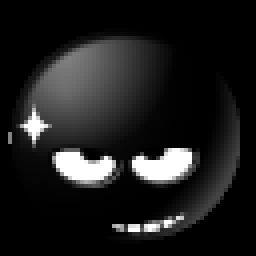
%> input picture TP03/TPE3/images/bad-egg.png, 64 x 64 px (shown 4 times larger); its folder holds 5 pictures in this run
$ octave initial.m   (GNU Octave 9; MATLAB toolbox functions it lacks are replaced by stand-ins)
%> lines starting %> are read from the running program, lines starting %| are printed output that depends on the picture; in (x1, y1, x2, y2) boxes, pixels count from 0 and x2, y2 are one past the last pixel; in counts of white or black regions, pixels touching at a corner belong together; the program's own positions count from 1
%> pass 3 of the loop `for i = 1:length(fileIndex)`:
%> fileName = 'circle2.png'
%> the loop made 5 passes; the first 3 are shown
### TP03/TPE3/generateWeights.m
function [ weights ] = generateWeights( patterns )
%Generate the weights matrix for a Hopfield net
%   patterns: a matrix where each row is an individual pattern
    n = length(patterns(1, :));
    weights = patterns'*patterns;
    for i=1:n
        weights(i, i)=0;
    end
    weights = weights()/n;
end

### TP03/TPE3/loadImage.m
function [ vectorImage ] = loadImage( image )
%LOADIMAGE This function load the image and vectorize it.

    I = imread(image);
    I = I(:,:,1);
    I = im2double(I);
    I = (I*2)-1;
    n = length(I);
    vectorImage = reshape(I', 1, n^2);
end

### TP03/TPE3/getOutput.m
function [ status ] = getOutput( weights, pattern )
%GETOUTPUT Summary of this function goes here
%   pattern: 1 * n
%   weights: n * n
    newStatus = pattern;
    oldStatus = zeros(size(pattern));
    while (oldStatus ~= newStatus)
        olderStatus = oldStatus;
        oldStatus = newStatus;
        signs = sign((weights*oldStatus')');
        for i=1:length(pattern(1,:))
           if (signs(i)~=0)
               newStatus(i) = signs(i);
           end
        end
        if olderStatus == newStatus
            fprintf('Entre en un ciclo');
            break;
        end
    end
    status = newStatus;
end

### TP03/TPE3/saveImage.m
function [] = saveImage( imageMatrix, image )
%SAVEIMAGE This function save an image

    mat = vec2mat(imageMatrix, 64, 64);
    imwrite(mat, image, 'PNG');

end

### TP03/TPE3/initial.m
directory_name = 'images/';
output_directory_name = 'output/';
altered_directory = 'altered/';
output_altered_directory = 'outputAltered/';
noisy_images = 'noisyImages/';
%fileNamesForTesting = { 'line1.png', 'line2.png', 'line3.png', 'line4.png', 'crouched.png'};
fileNamesForTesting = { 'line3.png',  'circle-union.png', 'circle1.png' , 'windows.png' };


fileNamesForOutput = {
    'noisyImages/altered_01-f.png',
    'noisyImages/altered_02-f.png',
    'noisyImages/altered_03-f.png',
    'noisyImages/altered_04-f.png',
    'noisyImages/altered_05-f.png',
    'noisyImages/altered_06-f.png',
    'noisyImages/altered_07-f.png',
    'noisyImages/altered_08-f.png',
    'noisyImages/altered_09-f.png'
    };

files = dir(directory_name);

fileIndex = find(~[files.isdir]);

noisyFiles = dir(noisy_images);

noisyIndex = find(~[noisyFiles.isdir]);

vectors = [];
altered_vectors = [];

fileNames = {};
indexes = [];

for i = 1:length(fileIndex)

    fileName = files(fileIndex(i)).name;
    for j = 1:length(fileNamesForTesting)
        test = fileNamesForTesting{j};
        if( strcmp(test, fileName) && fileName(1) ~= '.')
            new_filename = strcat(directory_name,fileName);
            vector = loadImage(new_filename);
            vectors = [vectors; vector];

            % Alteracion de la imagen en un 50% de sus puntos
            % altered_vector = loadAlteredImage(new_filename, 1, 1, 64, 64, 0.4);
            % altered_vectors = [altered_vectors; altered_vector];
            % saveImage(altered_vector, strcat(altered_directory, 'altered_', num2str(0.4), '-' ,fileName));

            fileNames = {fileNames{:},fileName};
            continue;
        end
    end
end
weights = generateWeights(vectors);
%> pass 3 of the loop `for i = 1:length(fileIndex)`:
%> the loop made 5 passes; the first 3 are shown
%> pass 3 of the loop `for i = 1:length(fileIndex)`:
%> the loop made 5 passes; the first 3 are shown
%%Verify if the patterns have been learned
%%
%%
for i = 1:length(fileIndex)
    fileName = files(fileIndex(i)).name;

    for j = 1:length(fileNamesForTesting)
                test = fileNamesForTesting{j};
        if( strcmp(test, fileName) && fileName(1) ~= '.')
            new_filename = strcat(directory_name,fileName);
            vector = loadImage(new_filename);
            output = getOutput(weights, vector);
            saveImage(output, strcat(output_directory_name, 'output_', fileNamesForTesting{j}));
        end
    end
end

%
%   use the altered patterns to see if the errors are fixed
%


for i = 1:length(noisyIndex)
    fileName = noisyFiles(noisyIndex(i)).name;
            if(  fileName(1) ~= '.')

            new_filename = strcat(noisy_images,fileName);
            vector = loadImage(new_filename);
            output = getOutput(weights, vector);
            saveImage(output, strcat(output_directory_name, 'output_noisyImages/', noisyFiles(noisyIndex(i)).name));

    end
end


% [27 lines of commented-out code are left out]
 for i = 1:length(fileIndex)
    fileName = files(fileIndex(i)).name;

    for j = 1:length(fileNamesForTesting)
                test = fileNamesForTesting{j};
        if( strcmp(test, fileName) && fileName(1) ~= '.')
            new_filename = strcat(directory_name,fileName);
            vector = loadImage(new_filename);
            vector = vector * -1;
            output = getOutput(weights, vector);
            saveImage(output, strcat(output_directory_name, 'output_Inverted_', fileNamesForTesting{j}));
        end
    end
 end

 %
 %  Using images that are not like the ones lerned
 %
 for i = 1:length(fileIndex)
    fileName = files(fileIndex(i)).name;
    inTesting = false;
    for j = 1:length(fileNamesForTesting)
          test = fileNamesForTesting{j};
        if( strcmp(test, fileName) && fileName(1) ~= '.' )
          inTesting = true;
        end

    end
    if (~inTesting && fileName(1) ~= '.')
      new_filename = strcat(directory_name,fileName);
            vector = loadImage(new_filename);
%> in loadImage, I is the input picture: size 64x64x3 uint8; min 0, max 255, mean 29.5
%> in loadImage, `vectorImage = reshape(I', 1, n^2);`: vectorImage = 4096 values, max 1 at index 1865, min -1 at index 1, mean -0.768
%> vector has the same summary as vectorImage in loadImage
            output = getOutput(weights, vector);
%> in getOutput, `newStatus = pattern;`: newStatus has the same summary as vectorImage in loadImage
%> the loop in getOutput, `while (oldStatus ~= newStatus)` made 1 pass
            saveImage(output, strcat(output_directory_name, 'output_Not_Lerned_', fileName));
%> in saveImage, `mat = vec2mat(imageMatrix, 64, 64);`:
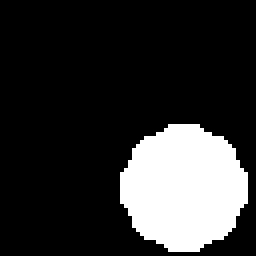
%> mat: size 64x64 double (shown 4 times larger); values -1 (black) and 1 (white), 19% white; 1 white region, box (x1, y1, x2, y2) and area: (30, 31, 62, 63) 780
%> pass 3 of the loop `for i = 1:length(fileIndex)`:
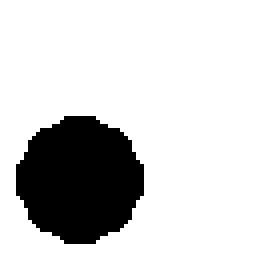
%> input picture TP03/TPE3/images/circle2.png, 64 x 64 px (shown 4 times larger)
%> in loadImage, I is the input picture: size 64x64x3 uint8; 81% white; 1 black region, box (x1, y1, x2, y2) and area: (4, 29, 36, 61) 780
%> vectorImage = 4096 values, max 1 at index 1, min -1 at index 1873, mean 0.619
%> vector has the same summary as vectorImage in loadImage
%> the loop in getOutput (call 2), `while (oldStatus ~= newStatus)` made 1 pass
%> in saveImage (call 2), `mat = vec2mat(imageMatrix, 64, 64);`:
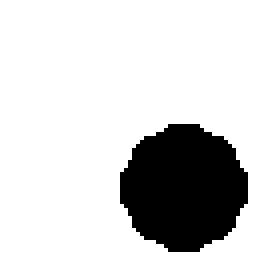
%> mat: size 64x64 double (shown 4 times larger); values -1 (black) and 1 (white), 81% white; 1 black region, box (x1, y1, x2, y2) and area: (30, 31, 62, 63) 780
%> the loop made 5 passes; the first 3 are shown
    end
end
